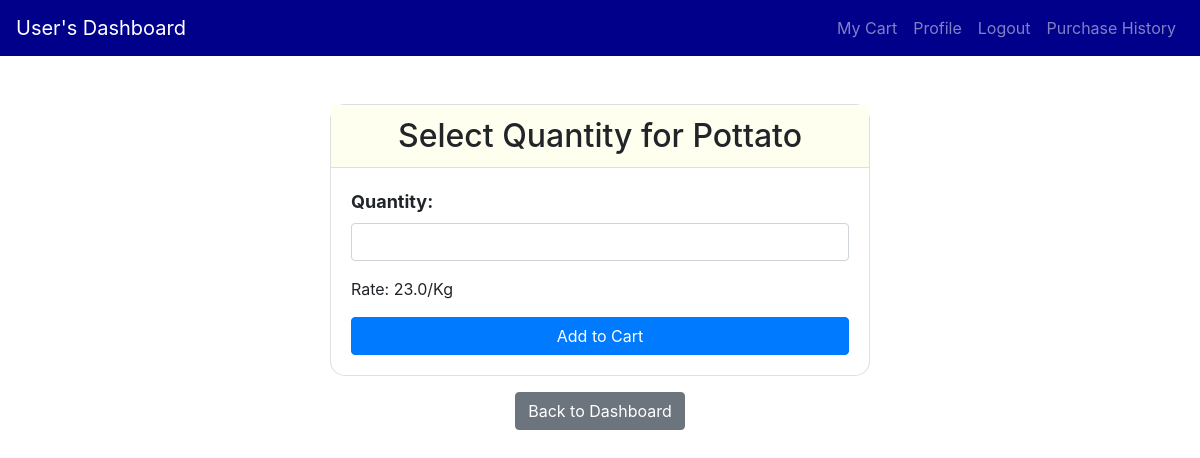
Page /add_cart/1 (signed in) on the committed database.
### yadav.py (models this page shows)
class Product(db.Model):
    product_id = db.Column(db.Integer, primary_key=True)
    name = db.Column(db.String(100), nullable=False)
    unit=db.Column(db.String, nullable=False)
    price = db.Column(db.Float, nullable=False)
    exp=db.Column(db.String, nullable=False)
    stock = db.Column(db.Float,nullable=False)
    category_id = db.Column(db.Integer, db.ForeignKey('category.id',ondelete='CASCADE'), nullable=False)

### yadav.py (the view)
@app.route('/add_cart/<int:product_id>', methods=['GET','POST'])
def add_cart(product_id):
    user_id = session.get('user_id')
    if user_id:
        product = Product.query.get(product_id)
        return render_template('select.html',product=product)
    else:
        return redirect(url_for('user_login'))

### Templates/select.html (shortened to what this page needs)
<!DOCTYPE html>
<html>
<head>
    <link rel="stylesheet" href="https://maxcdn.bootstrapcdn.com/bootstrap/4.5.2/css/bootstrap.min.css">
</head>
<body>
    <nav class="navbar navbar-expand-lg navbar-dark " style="background-color:darkblue;">
        <a class="navbar-brand" href="#">User's Dashboard</a>
        <ul class="navbar-nav ml-auto">
            <li class="nav-item">
                <a class="nav-link" href="/my_cart">My Cart</a>
            </li>
            <li class="nav-item">
                <a class="nav-link" href="#">Profile</a>
            </li>
            <li class="nav-item">
                <a class="nav-link" href="/user_logout">Logout</a>
            </li>
            <li class="nav-item">
                <a class="nav-link" href="/purchasehistory">Purchase History</a>
            </li>
        </ul>
    </nav>
    <div class="container mt-5">
        <div class="row justify-content-center">
            <div class="col-md-6">
                <div class="card">
                    <div class="card-header text-center" style="background-color:ivory;">
                        <h2 class="mb-0">Select Quantity for {{ product.name }}</h2>
                    </div>
                    <div class="card-body">
                        <form action="{{ url_for('add_to_cart', product_id=product.product_id) }}" method="post">
                            <div class="form-group">
                                <label class="quantity-label" for="quantity">Quantity:</label>
                                <input type="number" class="form-control" name="quantity" id="quantity" required>
                            </div>
                            <p class="rate-label">Rate: {{ product.price }}/{{ product.unit }}</p>
                            <button type="submit" class="btn btn-primary btn-block">Add to Cart</button>
                        </form>
                    </div>
                </div>
            </div>
        </div>
    </div>
    <div class="container mt-3">
        <div class="row justify-content-center">
            <div class="col-md-6">
                <p class="text-center">
                    <a href="{{ url_for('user_dashboard') }}" class="btn btn-secondary">Back to Dashboard</a>
                </p>
            </div>
        </div>
    </div>
</body>
</html>

### Templates/select.html (style rules this page uses)
.card { border-radius: 15px; }
.card-header { background-color: #f8f9fa; }
.quantity-label { font-size: 18px; font-weight: bold; }
.rate-label { font-size: 16px; }

### rows in the picture
Product: name "Pottato", price "23.0", unit "Kg"
